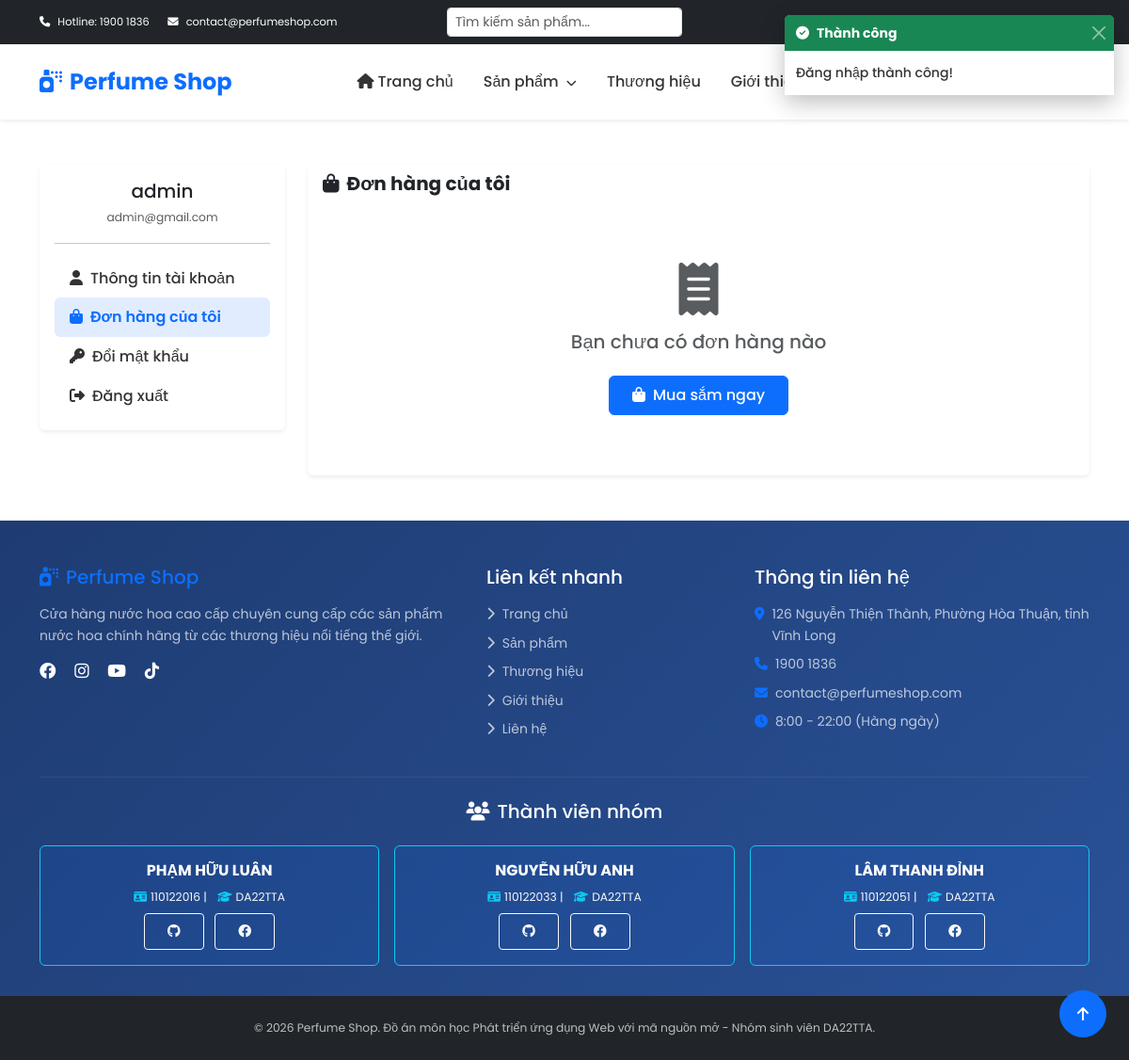
Before: /views/account/orders.php (signed in) with the older database file.
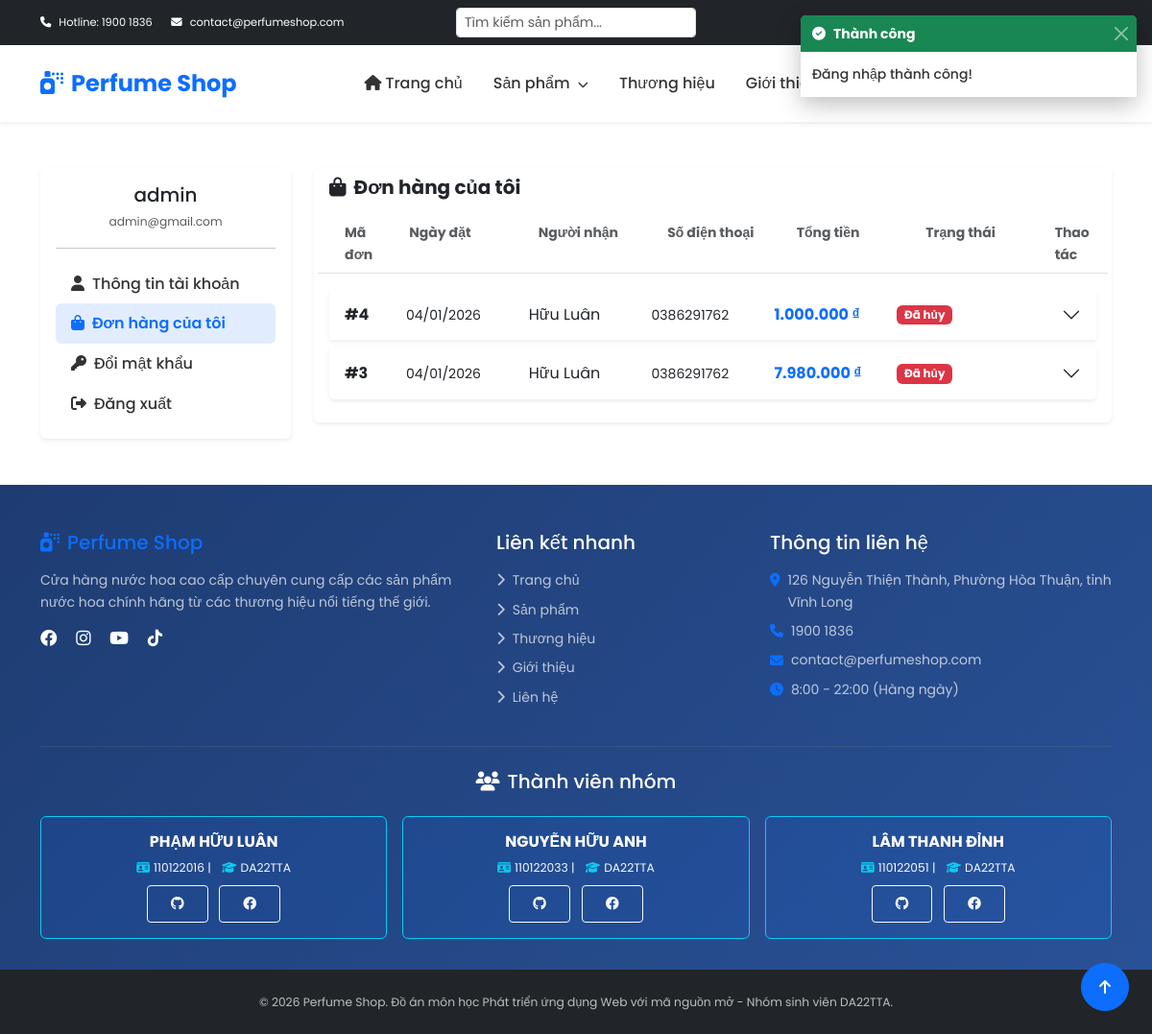
After: the same page with the newer database file.
### tables this page shows
CREATE TABLE `nguoi_dung` (
  `id` int(11) NOT NULL,
  `username` varchar(150) NOT NULL,
  `gioi_tinh` varchar(10) DEFAULT NULL,
  `ngay_sinh` date DEFAULT NULL,
  `email` varchar(150) NOT NULL,
  `password` varchar(255) NOT NULL,
  `vai_tro` varchar(20) DEFAULT 'khach_hang',
  `trang_thai` tinyint(4) DEFAULT 1,
  `ngay_tao` datetime DEFAULT current_timestamp(),
  `ngay_xoa` datetime DEFAULT NULL
);

CREATE TABLE `don_hang` (
  `id` int(11) NOT NULL,
  `id_nguoi_dung` int(11) DEFAULT NULL,
  `ho_ten_nguoi_nhan` varchar(150) DEFAULT NULL,
  `so_dien_thoai_nhan` varchar(20) DEFAULT NULL,
  `dia_chi_giao_hang` text DEFAULT NULL,
  `tong_tien` decimal(12,2) DEFAULT NULL,
  `trang_thai` int(20) NOT NULL DEFAULT 0,
  `ngay_dat` datetime DEFAULT current_timestamp(),
  `ngay_xoa` datetime DEFAULT NULL
);

### models/User.php (called while the page is built, shortened)
<?php
class User {
    private $conn;
    private $table = 'nguoi_dung';
    public function __construct() {
        $database = new Database();
        $this->conn = $database->connect();
    }
    public function getUserById($id) {
        $query = "SELECT id, username, email, password as mat_khau, gioi_tinh, ngay_sinh, vai_tro, trang_thai, ngay_tao
                  FROM {$this->table}
                  WHERE id = ? AND ngay_xoa IS NULL";
        $stmt = $this->conn->prepare($query);
        $stmt->bind_param("i", $id);
        $stmt->execute();
        $result = $stmt->get_result();
        if ($result->num_rows > 0) {
            return $result->fetch_assoc();
        }
        return false;
    }
}
?>

### config/database.php (called while the page is built, shortened)
<?php
class Database {
    private $host = DB_HOST;
    private $user = DB_USER;
    private $pass = DB_PASS;
    private $dbname = DB_NAME;
    public function connect() {
        $this->conn = null;
        try {
            $this->conn = new mysqli($this->host, $this->user, $this->pass, $this->dbname);
            $this->conn->set_charset("utf8mb4");
        } catch (Exception $e) {
            echo "Lỗi kết nối: " . $e->getMessage();
        }
        return $this->conn;
    }
}
?>

### models/Order.php (called while the page is built, shortened)
<?php
class Order {
    private $conn;
    private $table = 'don_hang';
    public function __construct() {
        $database = new Database();
        $this->conn = $database->connect();
    }
    public function getByUserId($user_id, $limit = ORDERS_PER_PAGE, $offset = 0) {
        $query = "SELECT * FROM {$this->table}
                  WHERE id_nguoi_dung = ? AND ngay_xoa IS NULL
                  ORDER BY ngay_dat DESC
                  LIMIT ? OFFSET ?";
        $stmt = $this->conn->prepare($query);
        $stmt->bind_param("iii", $user_id, $limit, $offset);
        $stmt->execute();
        return $stmt->get_result()->fetch_all(MYSQLI_ASSOC);
    }
}
?>

### helpers/functions.php (called while the page is built, shortened)
<?php
function format_currency($amount) {
    return number_format($amount, 0, ',', '.') . ' ₫';
}
function format_date($date) {
    return date('d/m/Y', strtotime($date));
}
?>

### views/account/orders.php (the view, shortened to what the rows shown need)
<?php
require_once __DIR__ . '/../../helpers/functions.php';
require_once __DIR__ . '/../../models/Order.php';
require_once __DIR__ . '/../../models/User.php';
$orderModel = new Order();
$userModel = new User();
$user = $userModel->getUserById($_SESSION['user_id']);
$page = isset($_GET['page']) ? max(1, intval($_GET['page'])) : 1;
$limit = ORDERS_PER_PAGE;
$offset = ($page - 1) * $limit;
$orders = $orderModel->getByUserId($_SESSION['user_id'], $limit, $offset);
include __DIR__ . '/../layout/header.php';
?>
<div class="container my-5">
    <div class="row">
        <div class="col-lg-3">
            <div class="card border-0 shadow-sm">
                <div class="card-body">
                    <div class="text-center mb-3">
                        <h5 class="mb-1"><?php echo htmlspecialchars($_SESSION['username']); ?></h5>
                        <small class="text-muted"><?php echo htmlspecialchars($user['email']); ?></small>
                    </div>
                </div>
            </div>
        </div>
        <div class="col-lg-9">
            <div class="card border-0 shadow-sm">
                <div class="card-body">
                    <?php if (empty($orders)): ?>
                    <div class="text-center py-5">
                        <i class="fas fa-receipt fa-4x text-muted mb-3"></i>
                        <h5 class="text-muted">Bạn chưa có đơn hàng nào</h5>
                        <a href="<?php echo BASE_URL; ?>views/products/index.php" class="btn btn-primary mt-3">
                            <i class="fas fa-shopping-bag me-2"></i>Mua sắm ngay
                        </a>
                    </div>
                    <?php else: ?>
                    <div class="accordion" id="ordersAccordion"><?php foreach ($orders as $index => $order):
                            $status = (int)$order['trang_thai'];
                            switch($status) {
                                case ORDER_STATUS_CANCELLED:
                                    $badge_class = 'danger';
                                    $status_text = 'Đã hủy';
                                    break;
                            }
                        ?>
                        <div class="accordion-item border-0 mb-2 shadow-sm">
                            <h2 class="accordion-header">
                                <button class="accordion-button collapsed p-3" type="button"
                                        data-bs-toggle="collapse"
                                        data-bs-target="#order<?php echo $order['id']; ?>">
                                    <div class="row w-100 align-items-center">
                                        <div class="col-1">
                                            <strong>#<?php echo $order['id']; ?></strong>
                                        </div>
                                        <div class="col-2">
                                            <small><?php echo format_date($order['ngay_dat']); ?></small>
                                        </div>
                                        <div class="col-2">
                                            <?php echo htmlspecialchars($order['ho_ten_nguoi_nhan']); ?>
                                        </div>
                                        <div class="col-2">
                                            <small><?php echo htmlspecialchars($order['so_dien_thoai_nhan']); ?></small>
                                        </div>
                                        <div class="col-2">
                                            <strong class="text-primary"><?php echo format_currency($order['tong_tien']); ?></strong>
                                        </div>
                                        <div class="col-2">
                                            <span class="badge bg-<?php echo $badge_class; ?>"><?php echo $status_text; ?></span>
                                        </div>
                                    </div>
                                </button>
                            </h2>
                        </div>
                        <?php endforeach; ?>
                    </div>
                    <?php endif; ?>
                </div>
            </div>
        </div>
    </div>
</div>
<?php include __DIR__ . '/../layout/footer.php'; ?>

Changed rows visible on the page:
added don_hang: id "4", ngay_dat "04/01/2026", ho_ten_nguoi_nhan "Hữu Luân", so_dien_thoai_nhan "0386291762", tong_tien "1.000.000 ₫", trang_thai "Đã hủy"
added don_hang: id "3", ngay_dat "04/01/2026", ho_ten_nguoi_nhan "Hữu Luân", so_dien_thoai_nhan "0386291762", tong_tien "7.980.000 ₫", trang_thai "Đã hủy"
Other visible differences:
text no longer shown: "Bạn chưa có đơn hàng nào Mua sắm ngay"
text now shown: "Mã đơn Ngày đặt Người nhận Số điện thoại Tổng tiền Trạng thái Thao tác"
